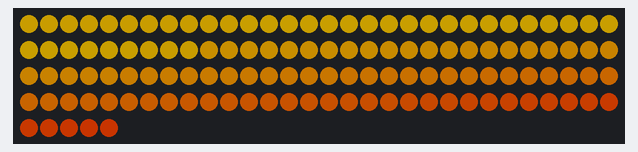
Recording of a sketch running on a simulated Arduino Uno, built with avr-gcc and run on an emulated ATmega328P. On the bench: 125 RGB LEDs in strip order, left to right, continuing on the next row. Dim RGB values are drawn brighter than linear; random numbers use the default seed unless the sketch sets one.

Above: at 0.18 s.
At 4.24 s:
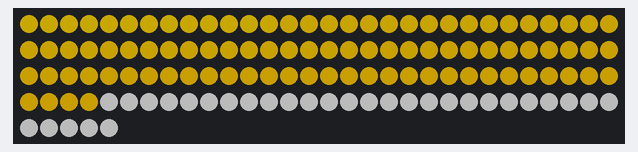
At 5.49 s:
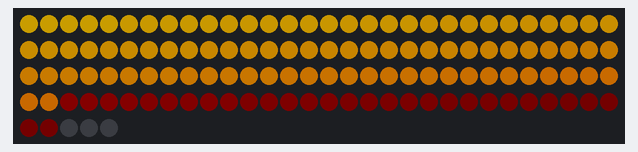
At 18.36 s:
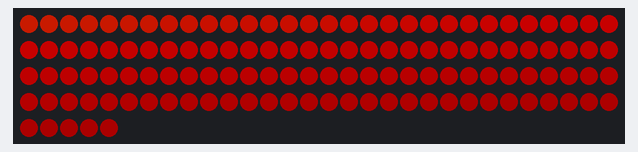
At 39.58 s:
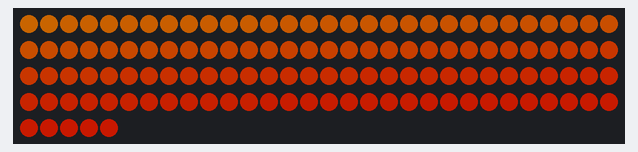

The sketch:

sketch_dec15b.ino
```cpp
#include <FastLED.h>

#define NUM_LEDS 125
#define DATA_PIN 6

CRGB leds[NUM_LEDS];

uint32_t x, y, z;

void setup() {
  FastLED.addLeds<WS2812B, DATA_PIN, GRB>(leds, NUM_LEDS);
  FastLED.setBrightness(100);
  x = random16();
  y = random16();
  z = random16();
}

void loop() {
  for (int i = 0; i < NUM_LEDS; i++) {
    uint8_t noise = inoise16(x + i*200, y, z) >> 8;
    leds[i] = ColorFromPalette(HeatColors_p, noise);
  }

  z += 100;
  FastLED.show();
}
```
